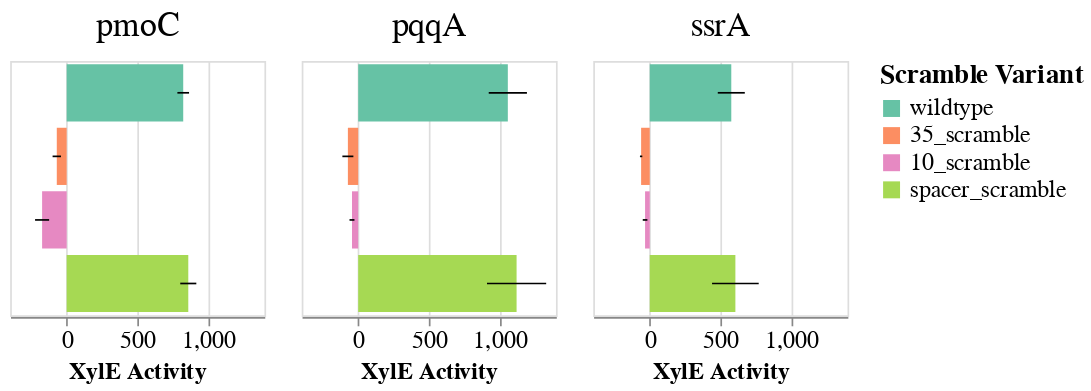

The cell this chart's notebook holds for it:
### Code cell
xyle_scramble_plot_h(scramble_df_xyle)

### Figure 1 — Vega-Lite specification as saved in the notebook (floating-point values rounded to 4 significant figures)
{"config": {"view": {"continuousWidth": 400, "continuousHeight": 300, "strokeOpacity": 1}, "axis": {"grid": true, "labelFontSize": 14, "titleFontSize": 14}, "header": {"labelFontSize": 20, "labelOrient": "top", "title": null}, "legend": {"labelFontSize": 14, "titleFontSize": 16}}, "data": {"name": "data-ec5e326c848929104cdd3da12b5e7b56"}, "facet": {"column": {"type": "nominal", "field": "gene", "sort": ["pmoC", "pqqA", "ssrA"]}}, "spec": {"layer": [{"mark": "bar", "encoding": {"color": {"type": "nominal", "field": "variant", "legend": {"title": "Scramble Variant"}, "scale": {"domain": ["wildtype", "35_scramble", "10_scramble", "spacer_scramble"], "range": ["#66C2A5", "#FC8E62", "#E689C2", "#A6D953"]}, "sort": ["wildtype", "35_scramble", "10_scramble", "spacer_scramble"]}, "tooltip": [{"type": "nominal", "field": "desc"}, {"type": "nominal", "field": "hex1"}, {"type": "nominal", "field": "hex2"}, {"type": "quantitative", "field": "total_score"}, {"type": "quantitative", "field": "mean_xyle"}], "x": {"type": "quantitative", "field": "mean_xyle", "title": "XylE Activity"}, "y": {"type": "nominal", "axis": null, "field": "variant", "sort": ["wildtype", "35_scramble", "10_scramble", "spacer_scramble"], "title": null}}, "height": 150, "width": 150}, {"mark": "rule", "encoding": {"x": {"type": "quantitative", "field": "std_low"}, "x2": {"field": "std_high"}, "y": {"type": "nominal", "axis": null, "field": "variant", "sort": ["wildtype", "35_scramble", "10_scramble", "spacer_scramble"], "title": null}}}]}, "$schema": "https://vega.github.io/schema/vega-lite/v4.0.2.json", "datasets": {"data-ec5e326c848929104cdd3da12b5e7b56": [{"locus_tag": "EQU24_RS19315", "desc": "EQU24_RS19315|pmoC|wildtype", "motif_block": "TTGACAAGCCTTTTCGAAATGATAAACT", "hex1": "TTGACA", "hex1_score": 8.353, "hex2": "TAAACT", "hex2_score": 6.554, "total_score": 14.91, "gene": "pmoC", "variant": "wildtype", "spacer": 16, "rep1": 792.0, "rep2": 883.4, "rep3": 800.0, "mean_xyle": 825.1, "std_xyle": 41.33, "std_low": 783.8, "std_high": 866.5}, {"locus_tag": "EQU24_RS19315", "desc": "EQU24_RS19315|pmoC|35_scramble", "motif_block": "AAAGGCAGCCTTTTCGAAATGATAAACT", "hex1": "AAAGGC", "hex1_score": -22.53, "hex2": "TAAACT", "hex2_score": 6.554, "total_score": -15.98, "gene": "pmoC", "variant": "35_scramble", "spacer": 16, "rep1": -28.4, "rep2": -86.0, "rep3": -95.6, "mean_xyle": -70.0, "std_xyle": 29.68, "std_low": -99.68, "std_high": -40.32}, {"locus_tag": "EQU24_RS19315", "desc": "EQU24_RS19315|pmoC|10_scramble", "motif_block": "TTGACAAGCCTTTTCGAAATGAACCCTC", "hex1": "TTGACA", "hex1_score": 8.353, "hex2": "ACCCTC", "hex2_score": -20.94, "total_score": -12.59, "gene": "pmoC", "variant": "10_scramble", "spacer": 16, "rep1": -111.0, "rep2": -232.8, "rep3": -178.0, "mean_xyle": -173.9, "std_xyle": 49.81, "std_low": -223.7, "std_high": -124.1}, {"locus_tag": "EQU24_RS19315", "desc": "EQU24_RS19315|pmoC|spacer_scramble", "motif_block": "TTGACAAGCCTAGTAAGAATGATAAACT", "hex1": "TTGACA", "hex1_score": 8.353, "hex2": "TAAACT", "hex2_score": 6.554, "total_score": 14.91, "gene": "pmoC", "variant": "spacer_scramble", "spacer": 16, "rep1": 890.6, "rep2": 781.4, "rep3": 911.0, "mean_xyle": 861.0, "std_xyle": 56.9, "std_low": 804.1, "std_high": 917.9}, {"locus_tag": "EQU24_RS02970", "desc": "EQU24_RS02970|pqqA|wildtype", "motif_block": "TTGCTTTGCCTAAATTATCGTCGTATACT", "hex1": "TTGCTT", "hex1_score": 5.215, "hex2": "TATACT", "hex2_score": 7.692, "total_score": 12.91, "gene": "pqqA", "variant": "wildtype", "spacer": 17, "rep1": 884.8, "rep2": 1214.0, "rep3": 1079.0, "mean_xyle": 1059.0, "std_xyle": 135.2, "std_low": 924.1, "std_high": 1194.0}, {"locus_tag": "EQU24_RS02970", "desc": "EQU24_RS02970|pqqA|35_scramble", "motif_block": "AAAGGCTGCCTAAATTATCGTCGTATACT", "hex1": "AAAGGC", "hex1_score": -22.53, "hex2": "TATACT", "hex2_score": 7.692, "total_score": -14.84, "gene": "pqqA", "variant": "35_scramble", "spacer": 17, "rep1": -81.0, "rep2": -116.4, "rep3": -22.0, "mean_xyle": -73.13, "std_xyle": 38.94, "std_low": -112.1, "std_high": -34.2}, {"locus_tag": "EQU24_RS02970", "desc": "EQU24_RS02970|pqqA|10_scramble", "motif_block": "TTGCTTTGCCTAAATTATCGTCGACCCTC", "hex1": "TTGCTT", "hex1_score": 5.215, "hex2": "ACCCTC", "hex2_score": -20.94, "total_score": -15.73, "gene": "pqqA", "variant": "10_scramble", "spacer": 17, "rep1": -25.6, "rep2": -67.6, "rep3": -39.0, "mean_xyle": -44.07, "std_xyle": 17.52, "std_low": -61.58, "std_high": -26.55}, {"locus_tag": "EQU24_RS02970", "desc": "EQU24_RS02970|pqqA|spacer_scramble", "motif_block": "TTGCTTTGCCTAGTAAGTCGTCGTATACT", "hex1": "TTGCTT", "hex1_score": 5.215, "hex2": "TATACT", "hex2_score": 7.692, "total_score": 12.91, "gene": "pqqA", "variant": "spacer_scramble", "spacer": 17, "rep1": 1329.0, "rep2": 1200.0, "rep3": 834.6, "mean_xyle": 1121.0, "std_xyle": 209.5, "std_low": 911.8, "std_high": 1331.0}, {"locus_tag": "EQU24_RS12525", "desc": "EQU24_RS12525|ssrA|wildtype", "motif_block": "TTGCTAATGATGAATTTAATTGTTAATAT", "hex1": "TTGCTA", "hex1_score": 6.263, "hex2": "TAATAT", "hex2_score": 6.618, "total_score": 12.88, "gene": "ssrA", "variant": "wildtype", "spacer": 17, "rep1": 442.0, "rep2": 646.8, "rep3": 643.0, "mean_xyle": 577.3, "std_xyle": 95.66, "std_low": 481.6, "std_high": 672.9}, {"locus_tag": "EQU24_RS12525", "desc": "EQU24_RS12525|ssrA|35_scramble", "motif_block": "AAAGGCATGATGAATTTAATTGTTAATAT", "hex1": "AAAGGC", "hex1_score": -22.53, "hex2": "TAATAT", "hex2_score": 6.618, "total_score": -15.91, "gene": "ssrA", "variant": "35_scramble", "spacer": 17, "rep1": -68.0, "rep2": -66.0, "rep3": -49.4, "mean_xyle": -61.13, "std_xyle": 8.337, "std_low": -69.47, "std_high": -52.8}, {"locus_tag": "EQU24_RS12525", "desc": "EQU24_RS12525|ssrA|10_scramble", "motif_block": "TTGCTAATGATGAATTTAATTGTACCCTC", "hex1": "TTGCTA", "hex1_score": 6.263, "hex2": "ACCCTC", "hex2_score": -20.94, "total_score": -14.68, "gene": "ssrA", "variant": "10_scramble", "spacer": 17, "rep1": -56.4, "rep2": -21.4, "rep3": -21.6, "mean_xyle": -33.13, "std_xyle": 16.45, "std_low": -49.59, "std_high": -16.68}, {"locus_tag": "EQU24_RS12525", "desc": "EQU24_RS12525|ssrA|spacer_scramble", "motif_block": "TTGCTAATGATAGTAAGAATTGTTAATAT", "hex1": "TTGCTA", "hex1_score": 6.263, "hex2": "TAATAT", "hex2_score": 6.618, "total_score": 12.88, "gene": "ssrA", "variant": "spacer_scramble", "spacer": 17, "rep1": 384.2, "rep2": 780.2, "rep3": 654.4, "mean_xyle": 606.3, "std_xyle": 165.2, "std_low": 441.1, "std_high": 771.5}]}}
